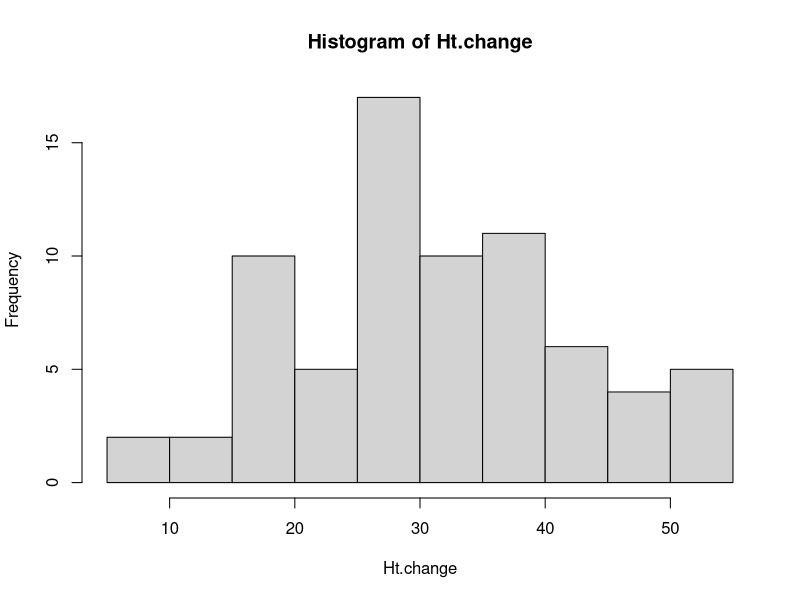
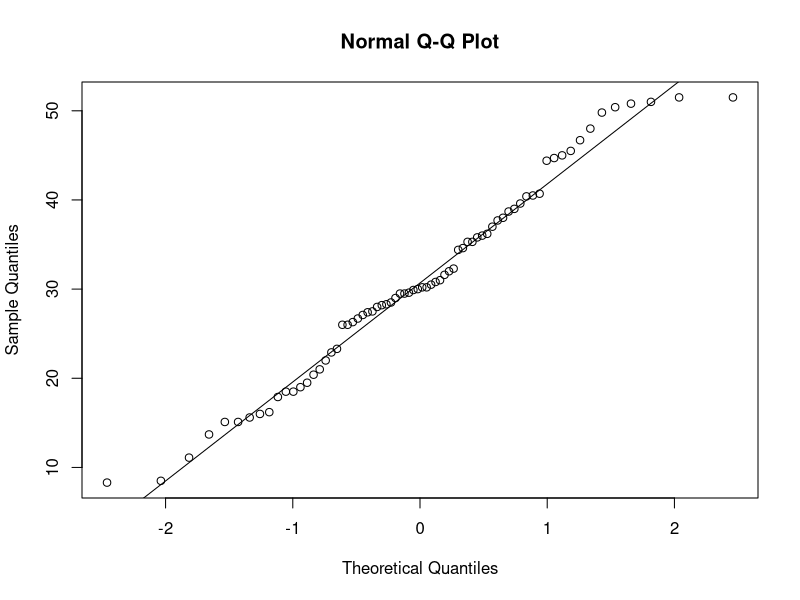
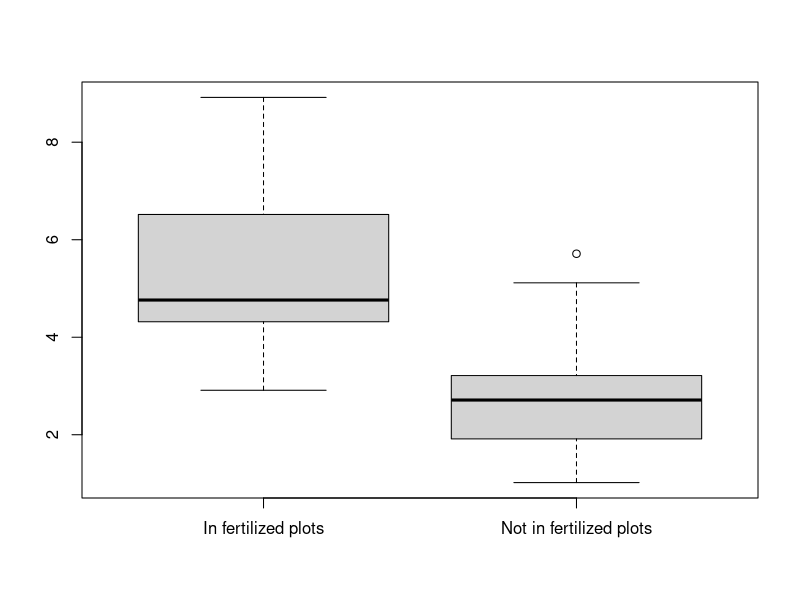
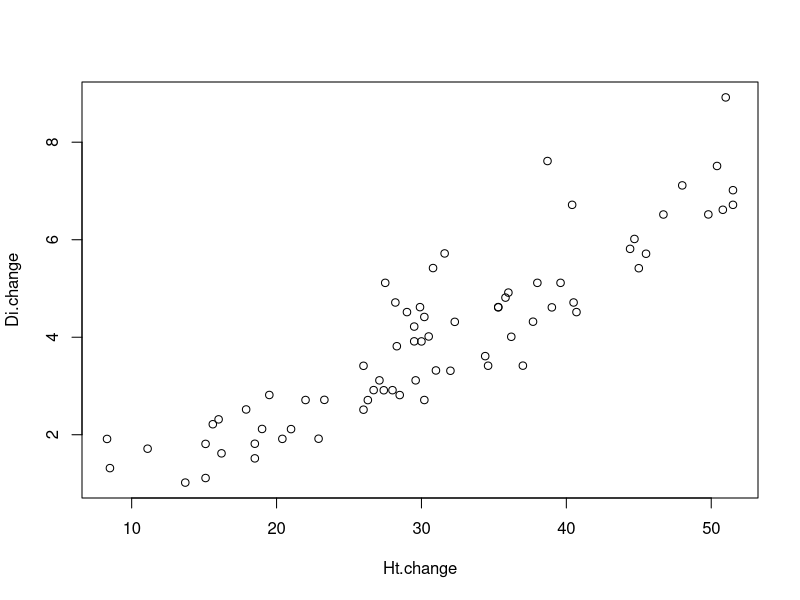

Recreate these plots in R, in order.
spruces<-read.csv("Spruce.csv")

#a
Ht.change<-spruces$Ht.change
summary(Ht.change)

#b
hist(Ht.change)
qqnorm(Ht.change)
qqline(Ht.change)

#c
yes<-subset(spruces, Fertilizer=="F")$Di.change
no<-subset(spruces, Fertilizer=="NF")$Di.change
boxplot(yes,no,names=c("In fertilized plots","Not in fertilized plots"))

#d
tapply(spruces$Di.change,spruces$Fertilizer,summary)

#e
Di.change=spruces$Di.change
plot(Ht.change,Di.change)
